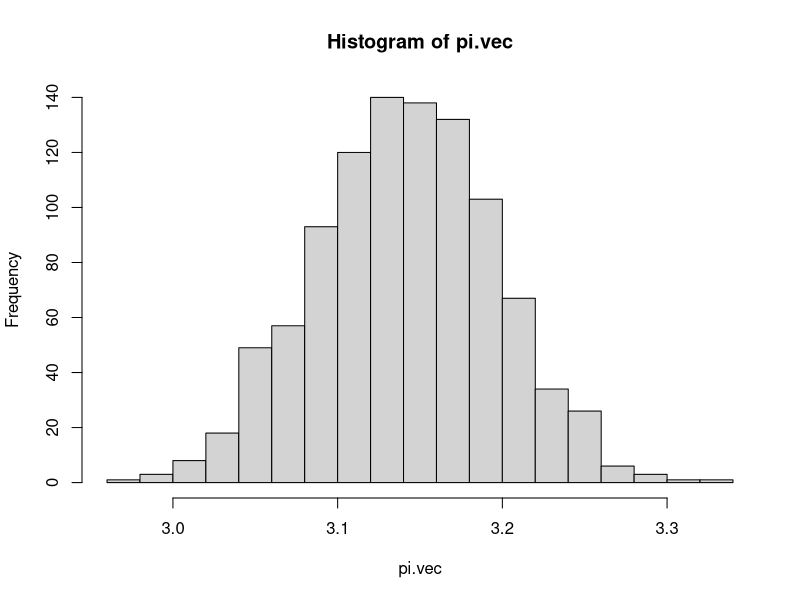
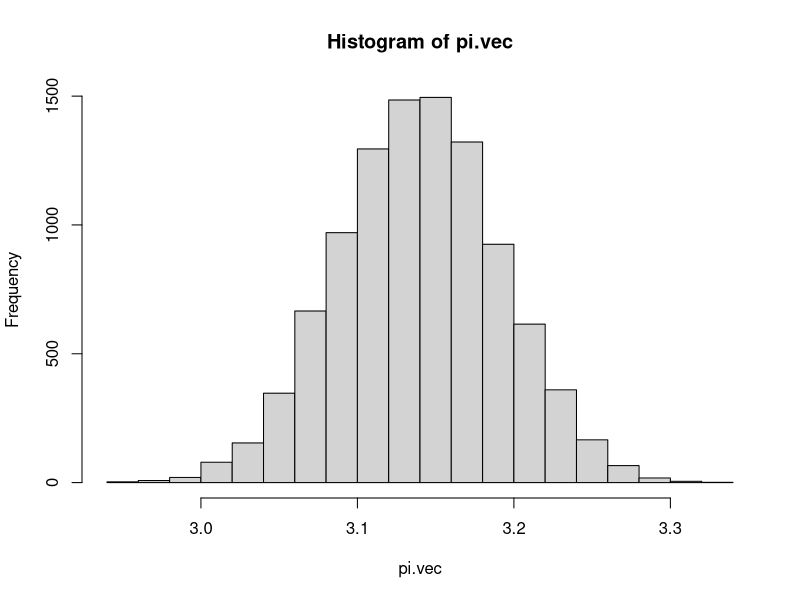

Here is the R script that generated these plots, in order:


# Monte Carlo Berechnung von Pi

B = 1000  # Zahl der Wiederholungen

# simulierte Würfe auf Dartbrett 
x = runif(B, min=-1, max=1)
y = runif(B, min=-1, max=1)

# welche sind innerhalb des Kreises
innen = ( x^2+y^2 ) <= 1
innen

# relativer Anteil
mean(innen) 

pi/4



###########################################

# alles in einer Funktion

simPI = function(B=1000)
{
  x = runif(B, min=-1, max=1)
  y = runif(B, min=-1, max=1)
  return ( 4* mean( ( x^2+y^2 ) <= 1 ) )
}

simPI()

############################################

# Fehlerabschätzung (W = 1000)


# Bias and Variance

W = 1000
pi.vec = rep(NA, W)
for (i in 1:W)
  pi.vec[i] = simPI()

hist(pi.vec, breaks=20)

# BIAS
mean(pi.vec) - pi

# SD
sd(pi.vec)



############################################

# Fehlerabschätzung (W = 10000)


# Bias and Variance

W = 10000
pi.vec = rep(NA, W)
for (i in 1:W)
  pi.vec[i] = simPI()

hist(pi.vec, breaks=20)

# BIAS
mean(pi.vec) - pi

# SD
sd(pi.vec)


# Vergleich der beiden SDs - was bedeutet das ???







